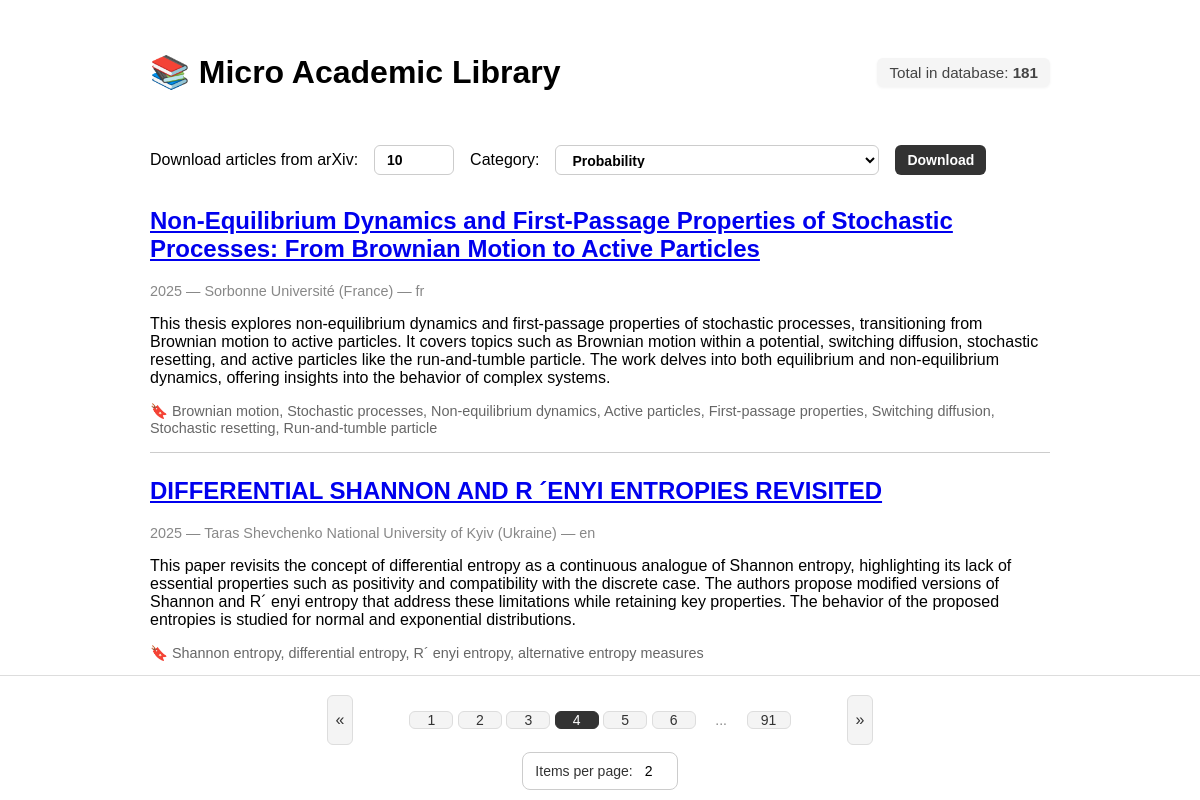
The app's page /?page=4&per_page=2 with its own data.
### app/models.py (models this page shows, shortened)
class Publication(Base):
    __tablename__ = "publications"
    id = Column(Integer, primary_key=True, index=True)
    title = Column(Text, nullable=False)
    summary = Column(Text)
    tags = Column(Text)
    year = Column(Integer)
    organization = Column(String)
    country = Column(String)
    language = Column(String)
    pdf_link = Column(Text, nullable=False)
    source = Column(String)
    created_at = Column(DateTime, default=datetime.utcnow)

### app/main.py (the view)
@app.get("/", response_class=HTMLResponse)
async def show_publications(request: Request, page: int = 1, per_page: int = 2):
    skip = (page - 1) * per_page
    with SessionLocal() as db:
        total = db.query(Publication).count()
        total_pages = (total + per_page - 1) // per_page
        pubs = db.query(Publication).order_by(Publication.created_at.desc()).offset(skip).limit(per_page).all()
        for p in pubs:
            p.tags = json.loads(p.tags or "[]")
    return templates.TemplateResponse("index.html", {
        "request": request,
        "publications": pubs,
        "page": page,
        "per_page": per_page,
        "total_pages": total_pages,
        "total_publications": total,
        "categories": fetch_arxiv_categories()
    })

### app/templates/index.html (shortened to what this page needs)
<!DOCTYPE html>
<html lang="en">
<head>
    <link rel="stylesheet" href="/static/style.css">
</head>
<body>
<div class="header">
    <div class="logo-title">
        <h1>📚 Micro Academic Library</h1>
    </div>
    <div class="counter">
        Total in database: <strong>{{ total_publications }}</strong>
    </div>
</div>
<form id="arxiv-form">
    <label for="limit">Download articles from arXiv:</label>
    <input type="number" id="limit" name="limit" min="1" max="100" value="10">
    <label for="category">Category:</label>
    <select id="category" name="category">
        {% for code, name in categories.items() %}
        <option value="{{ code }}">{{ name }}</option>
        {% endfor %}
    </select>
    <button type="submit">Download</button>
</form>
{% for pub in publications %}
<div class="publication">
    <h2><a href="{{ pub.pdf_link }}" target="_blank">{{ pub.title }}</a></h2>
    <div class="meta">
        {{ pub.year }} — {{ pub.organization or "Unknown" }} ({{ pub.country or "Unknown" }}) — {{ pub.language }}
    </div>
    <p>{{ pub.summary }}</p>
    <div class="tags">
        🔖 {{ pub.tags | join(", ") }}
    </div>
</div>
{% else %}
<p>No publications found.</p>
{% endfor %}
<div class="pagination-bar">
    <div class="pagination">
        <div class="pagination-left">
            {% if page > 1 %}
            <a href="/?page={{ page - 1 }}&per_page={{ per_page }}" class="nav-button">«</a>
            {% else %}
            <span class="nav-button disabled">«</span>
            {% endif %}
        </div>
        <div class="pagination-center">
            {% set start = 1 if page - 2 < 1 else page - 2 %}
            {% set end = total_pages if page + 2 > total_pages else page + 2 %}
            {% if start > 1 %}
            <a href="/?page=1&per_page={{ per_page }}" class="page-num">1</a>
            {% endif %}
            {% for p in range(start, end + 1) %}
            {% if p == page %}
            <span class="page-num active">{{ p }}</span>
            {% else %}
            <a href="/?page={{ p }}&per_page={{ per_page }}" class="page-num">{{ p }}</a>
            {% endif %}
            {% endfor %}
            {% if end < total_pages %}
            {% if end < total_pages - 1 %}
            <span class="page-num dots">...</span>
            {% endif %}
            <a href="/?page={{ total_pages }}&per_page={{ per_page }}" class="page-num">{{ total_pages }}</a>
            {% endif %}
        </div>
        <div class="pagination-right">
            {% if page < total_pages %}
            <a href="/?page={{ page + 1 }}&per_page={{ per_page }}" class="nav-button">»</a>
            {% else %}
            <span class="nav-button disabled">»</span>
            {% endif %}
        </div>
    </div>
    <form method="get" id="per-page-form" class="per-page-form">
        <div class="select-wrapper">
            <label for="per_page" class="select-label">Items per page:</label>
            <div class="select-container">
                <select id="per_page" name="per_page" onchange="this.form.submit()">
                    {% for option in [1, 2, 5, 10, 20, 50] %}
                    <option value="{{ option }}" {% if per_page == option %}selected{% endif %}>{{ option }}</option>
                    {% endfor %}
                </select>
            </div>
        </div>
    </form>
</div>
</body>
</html>

### app/static/style.css (style rules this page uses)
.pagination { width: 580px; height: 0; display: flex; justify-content: space-between; align-items: center; box-sizing: border-box; margin-top: 2rem; }
.pagination-left, .pagination-right { width: 60px; display: flex; align-items: center; justify-content: center; height: 100%; }
.page-num { padding: 0px 6px; border-radius: 6px; text-decoration: none; font-weight: 500; transition: background 0.2s ease; font-size: 14px; min-width: 30px; text-align: center; display: inline-block; }
.page-num { background: #f4f4f4; color: #333; border: 1px solid #ddd; }
.page-num.active { background: #333; color: white; border: 1px solid #333; cursor: default; }
.page-num.dots { background: none; border: none; color: #888; cursor: default; }
.nav-button { padding: 4px 8px; border-radius: 6px; background: #f4f4f4; color: #333; border: 1px solid #ddd; text-decoration: none; height: 40px; display: flex; align-items: center; justify-content: center; }
.pagination-bar { position: fixed; bottom: 0; left: 0; height: 100px; width: 100%; padding: 12px 0; background: white; border-top: 1px solid #ddd; z-index: 100; display: flex; flex-direction: column; align-items: center; }
body { font-family: sans-serif; padding: 2rem; max-width: 900px; margin: auto; }
.publication { border-bottom: 1px solid #ccc; margin-bottom: 1.5rem; padding-bottom: 1rem; }
.tags { font-size: 0.9rem; color: #666; margin-top: 0.3rem; }
.meta { font-size: 0.9rem; color: #888; }
form#arxiv-form { display: flex; align-items: center; gap: 1rem; margin-bottom: 2rem; }
form#arxiv-form input[type="number"], form#arxiv-form button, form#arxiv-form select { padding: 6px 12px; border-radius: 6px; font-weight: bold; font-size: 14px; height: 30px; box-sizing: border-box; }
form#arxiv-form input[type="number"] { width: 80px; border: 1px solid #ccc; }
form#arxiv-form button { background: #333; color: white; border: none; cursor: pointer; }
form#arxiv-form select { border: 1px solid #ccc; background: white; cursor: pointer; }
.per-page-form { display: flex; justify-content: center; align-items: center; gap: 0.5rem; margin-top: 1rem; padding-top: 1rem; font-size: 14px; color: #333; }
.per-page-form label { font-weight: 500; }
.per-page-form select { padding: 4px 8px; border-radius: 6px; border: 1px solid #ccc; background: white; font-size: 14px; appearance: none; -webkit-appearance: none; -moz-appearance: none; cursor: pointer; }
.select-wrapper { display: flex; align-items: center; gap: 0.5rem; padding: 6px 12px; border: 1px solid #ccc; border-radius: 8px; cursor: pointer; background: #fff; transition: box-shadow 0.2s ease; }
.select-wrapper select { border: none; background: transparent; font-size: 14px; cursor: pointer; padding: 4px; }
.header { display: flex; justify-content: space-between; align-items: center; margin-bottom: 2rem; }
.logo-title { display: flex; align-items: center; gap: 0.5rem; }
.counter { font-size: 0.95rem; color: #444; background: #f5f5f5; padding: 6px 12px; border-radius: 6px; box-shadow: 0 1px 3px rgba(0,0,0,0.05); }

### records on screen
Publication: title "Non-Equilibrium Dynamics and First-Passage Properties of Stochastic Processes: From Brownian Motion to Active Particles", year "2025", organization "Sorbonne Université", country "France", language "fr", summary "This thesis explores non-equilibrium dynamics and first-passage properties of stochastic processes, transitioning from Brownian motion to active particles. It covers topics such as Brownian motion within a potential, switching diffusion, stochastic resetting, and active particles like the run-and-tumble particle. The work delves into both equilibrium and non-equilibrium dynamics, offering insights into the behavior of complex systems.", tags "Brownian motion, Stochastic processes, Non-equilibrium dynamics, Active particles, First-passage properties, Switching diffusion, Stochastic resetting, Run-and-tumble particle"
Publication: title "DIFFERENTIAL SHANNON AND R ´ENYI ENTROPIES REVISITED", year "2025", organization "Taras Shevchenko National University of Kyiv", country "Ukraine", language "en", summary "This paper revisits the concept of differential entropy as a continuous analogue of Shannon entropy, highlighting its lack of essential properties such as positivity and compatibility with the discrete case. The authors propose modified versions of Shannon and R´ enyi entropy that address these limitations while retaining key properties. The behavior of the proposed entropies is studied for normal and exponential distributions.", tags "Shannon entropy, differential entropy, R´ enyi entropy, alternative entropy measures"

### other values on screen
{{ total_publications }} "181"
{{ p }} "2" "3" "5" "6"
{{ p }} "4"
{{ total_pages }} "91"
form field category "Probability"
form field per_page "2"
